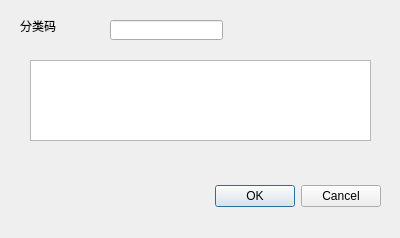
<?xml version="1.0" encoding="UTF-8"?>
<ui version="4.0">
 <class>searchCategoryDialog</class>
 <widget class="QDialog" name="searchCategoryDialog">
  <property name="geometry">
   <rect>
    <x>0</x>
    <y>0</y>
    <width>400</width>
    <height>238</height>
   </rect>
  </property>
  <property name="windowTitle">
   <string>Dialog</string>
  </property>
  <widget class="QDialogButtonBox" name="buttonBox">
   <property name="geometry">
    <rect>
     <x>40</x>
     <y>180</y>
     <width>341</width>
     <height>32</height>
    </rect>
   </property>
   <property name="orientation">
    <enum>Qt::Horizontal</enum>
   </property>
   <property name="standardButtons">
    <set>QDialogButtonBox::Cancel|QDialogButtonBox::Ok</set>
   </property>
  </widget>
  <widget class="QLabel" name="label">
   <property name="geometry">
    <rect>
     <x>20</x>
     <y>20</y>
     <width>54</width>
     <height>12</height>
    </rect>
   </property>
   <property name="text">
    <string>分类码</string>
   </property>
  </widget>
  <widget class="QLineEdit" name="lineEdit">
   <property name="geometry">
    <rect>
     <x>110</x>
     <y>20</y>
     <width>113</width>
     <height>20</height>
    </rect>
   </property>
  </widget>
  <widget class="QTableView" name="tableView">
   <property name="geometry">
    <rect>
     <x>30</x>
     <y>60</y>
     <width>341</width>
     <height>81</height>
    </rect>
   </property>
  </widget>
  <widget class="QLabel" name="label_2">
   <property name="geometry">
    <rect>
     <x>40</x>
     <y>170</y>
     <width>81</width>
     <height>21</height>
    </rect>
   </property>
   <property name="text">
    <string/>
   </property>
  </widget>
 </widget>
 <resources/>
 <connections>
  <connection>
   <sender>buttonBox</sender>
   <signal>rejected()</signal>
   <receiver>searchCategoryDialog</receiver>
   <slot>reject()</slot>
   <hints>
    <hint type="sourcelabel">
     <x>316</x>
     <y>260</y>
    </hint>
    <hint type="destinationlabel">
     <x>286</x>
     <y>274</y>
    </hint>
   </hints>
  </connection>
 </connections>
</ui>
